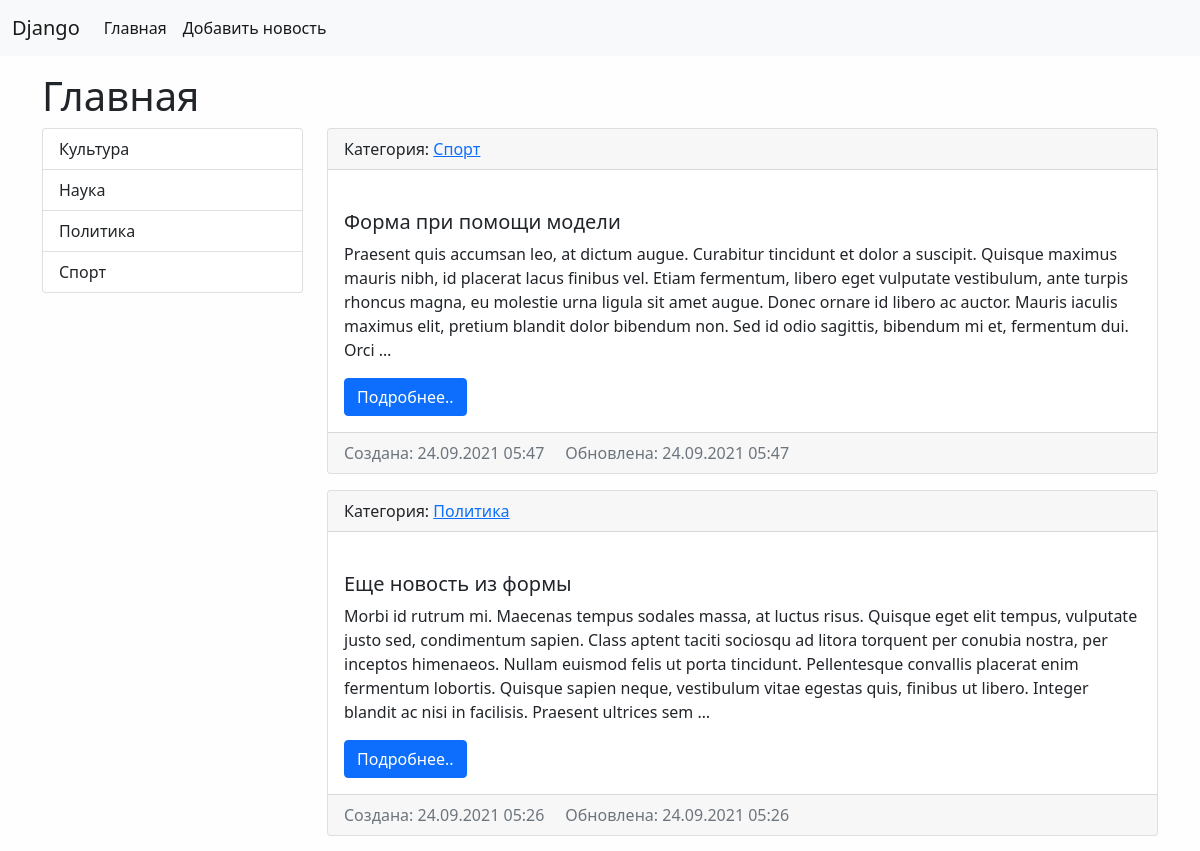
Before: / (upper part) with the older database file.
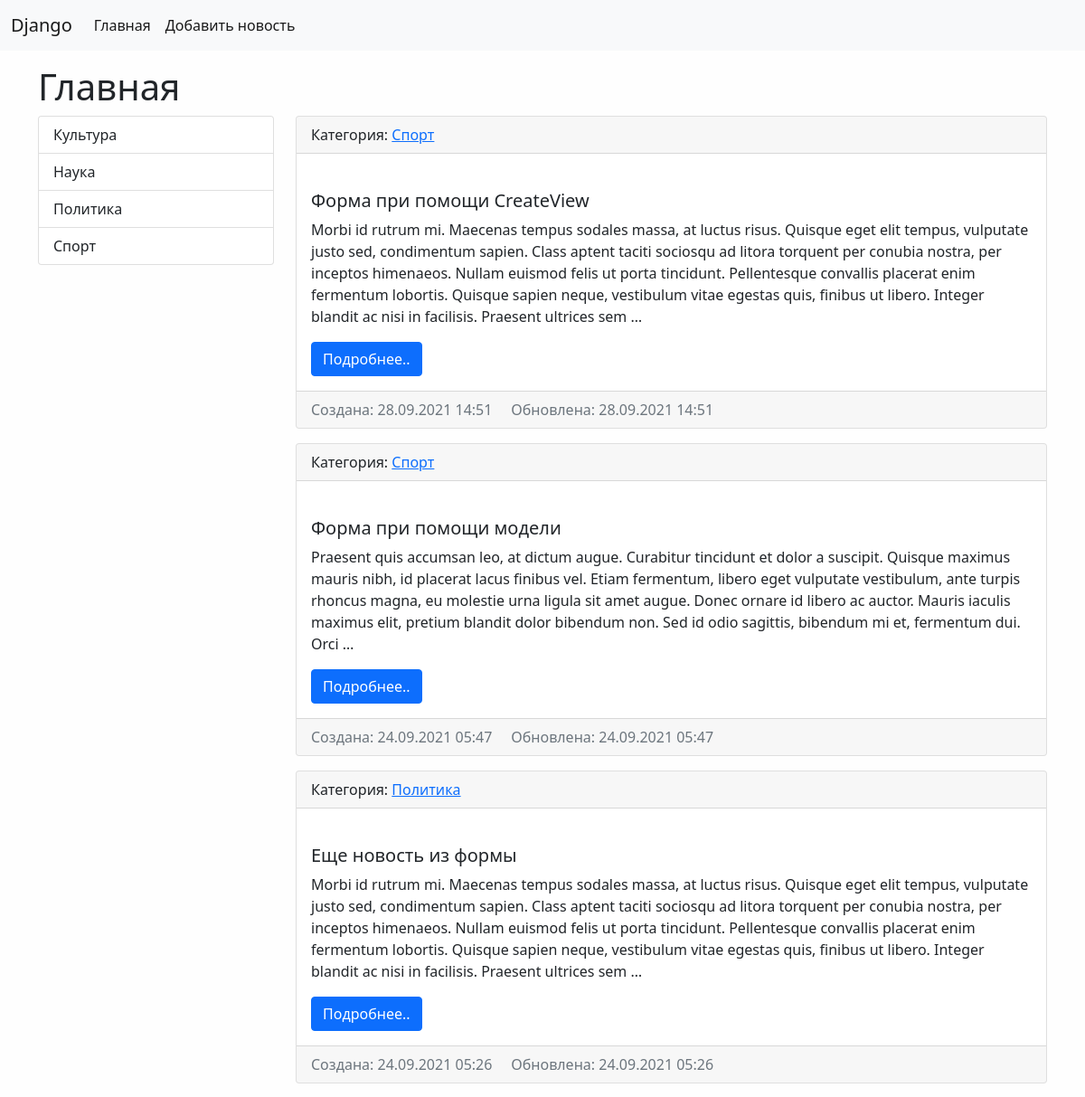
After: the same page with the newer database file.
### news/models.py (models this page shows, shortened)
class Category(models.Model):
    title = models.CharField(max_length=150, db_index=True, verbose_name='Наименование')
    def get_absolute_url(self):
        return reverse_lazy('category', kwargs={"category_id":self.pk})
    def __str__(self):
        return self.title
    class Meta:
        verbose_name = 'Категория'
        verbose_name_plural = 'Категории'
        ordering = ['title']

class News(models.Model):
    title = models.CharField(max_length=150, db_index=True, verbose_name='Наименование')
    content = models.TextField(blank=True, verbose_name='Содержимое')
    created_at = models.DateTimeField(auto_now_add=True, verbose_name='Создано')
    updated_at = models.DateTimeField(auto_now=True, verbose_name='Обновлено')
    photo = models.ImageField(upload_to='photos/%Y/%m/%d/', blank=True, verbose_name='Изображение')
    category = models.ForeignKey(Category, on_delete=models.PROTECT, verbose_name='Категория', null=True)
    is_published = models.BooleanField(default=True, verbose_name='Опубликовано')
    def get_absolute_url(self):
        return reverse_lazy('view_news', kwargs={"pk":self.pk})
    class Meta:
        verbose_name ='Новость'
        verbose_name_plural = 'Новости'
        ordering = ['-created_at']

### news/views.py (the view)
# urls.py: path('', HomeNews.as_view(), name='home'),
class HomeNews(ListView):
    model = News
    template_name = 'news/home_news_list.html'
    context_object_name = 'news'
    allow_empty = False
    def get_context_data(self, *, object_list=None, **kwargs):
        context = super().get_context_data(**kwargs)
        context['title'] = 'Главная'
        return context
    def get_queryset(self):
        return News.objects.filter(is_published=True)

### news/templatetags/news_tags.py (called while the page is built)
@register.inclusion_tag('news/list_categories.html')
def show_categories(arg1='Hello', arg2='world'):
    categories = Category.objects.all()
    return {"categories": categories, "arg1": arg1, "arg2": arg2}

### news/templates/news/home_news_list.html (shortened to what this page needs)
{% extends 'base.html' %}
{% block news_title %}
  <h1>{{ title }}</h1>
{% endblock %}}
{% block sidebar %}
    {% include 'inc/_sidebar.html' %}
{% endblock %}
{% block content %}
    {% for item in news %}
    <div class="card mb-3">
      <div class="card-header">
        Категория: <a href="{{ item.category.get_absolute_url }}">{{ item.category }}</a>
      </div>
      <div class="card-body">
        <div class="media">
          <div class="media-body">
            <h5 class="card-title">{{ item.title }}</h5>
            <p class="card-text">{{ item.content|truncatewords:64|linebreaksbr }}</p>
            <a href="{{ item.get_absolute_url }}" class="btn btn-primary">Подробнее..</a></div>
        </div>
      </div>
      <div class="card-footer text-muted">
        <a>Создана: {{ item.created_at|date:"d.m.Y H:i" }}    </a>
        <a>Обновлена: {{ item.updated_at|date:"d.m.Y H:i" }}</a>
      </div>
    </div>
    {% empty %}
    <a>Well.. shit. No news</a>
    {% endfor %}
{% endblock %}

### news/templates/news/list_categories.html
<div class="list-group">
    {% for item in categories %}
    <a href="{{ item.get_absolute_url }}" class="list-group-item list-group-item-action">{{ item.title }}</a>
    {% endfor %}
</div>

Changed rows visible on the page:
added News: category "Спорт", title "Форма при помощи CreateView", content "Morbi id rutrum mi. Maecenas tempus sodales massa, at luctus risus. Quisque eget elit tempus, vulputate justo sed, condimentum sapien. Class aptent taciti sociosqu ad litora torquent per conubia nostra, per inceptos himenaeos. Nullam euismod felis ut porta tincidunt. Pellentesque convallis placerat enim fermentum lobortis. Quisque sapien neque, vestibulum vitae egestas quis, finibus ut libero. Integer blandit ac nisi in facilisis. Praesent ultrices sem …", created_at "28.09.2021 14:51", updated_at "28.09.2021 14:51"
